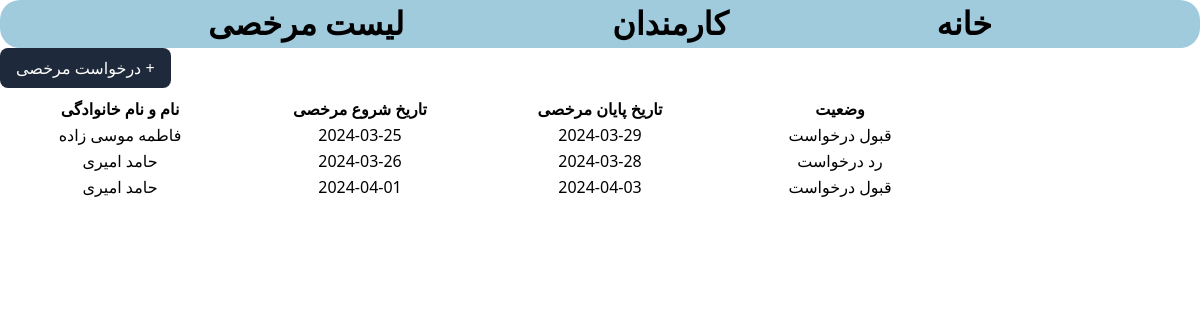
Screenshot of /leave-list with the database file from the repository.
### main.py (models this page shows)
class LeaveRequest(db.Model):
    id = db.Column(db.Integer, primary_key=True)
    employee_id = db.Column(db.Integer, db.ForeignKey('employee.id'), nullable=False)
    start_date = db.Column(db.String(50), nullable=False)
    end_date = db.Column(db.String(50), nullable=False)
    status = db.Column(db.String(10), default='درحال بررسی')
    employee = db.relationship('Employee', backref=db.backref('leave_request', lazy=True))

class Employee(db.Model):
    id = db.Column(db.Integer, primary_key=True)
    name = db.Column(db.String(100), nullable=False)
    leave_balance = db.Column(db.Integer, default=26)

### main.py (the view)
@app.route('/leave-list')
def leaves_list_view():
    leaves = LeaveRequest.query.all()
    return render_template('leaves_list.html', leaves=leaves)

### templates/leaves_list.html (shortened to what this page needs)
<!DOCTYPE html>
<html lang="en">
<head>
    <script src="https://cdn.tailwindcss.com"></script>
</head>
<body >
    <div>
        <aside>
            <ul>
                <li>
                    <a href="leave-list">لیست مرخصی</a>
                </li>
                <li >
                    <a href="/members">کارمندان</a>
                </li>
                <li>
                    <a href="/">خانه</a>
                </li>
            </ul>
        </aside>
        <main>
            <div class="mb-2">
                <a href="/create-leave"><button type="submit" class="bg-slate-800 text-white px-4 py-2 rounded-lg">درخواست مرخصی +</button></a>
            </div>
            <table class="table-fixed w-full text-center">
                <thead>
                    <tr>
                        <th>نام و نام خانوادگی</th>
                        <th>تاریخ شروع مرخصی</th>
                        <th>تاریخ پایان مرخصی</th>
                        <th>وضعیت</th>
                        <th></th>
                    </tr>
                </thead>
                <tbody>
                    {% for leave in leaves %}
                    <tr>
                        <td>{{ leave.employee.name }}</td>
                        <td>{{ leave.start_date }}</td>
                        <td>{{ leave.end_date }}</td>
                        <td>{{ leave.status }}</td>
                        <td>
                        </td>
                    </tr>
                    {% endfor %}
                </tbody>
            </table>
        </main>
    </div>
</body>
</html>

### templates/leaves_list.html (style rules this page uses)
body { background-image: url('http://127.0.0.1:5000/static/5.jpg'); background-size: cover; background-repeat: no-repeat; }
ul { font-family:'B Titr', Times, serif ; font-weight: bold; font-size: 2em; list-style-type: none; padding: 10px; display: flex; border-radius: 20px; justify-content: space-evenly; width: 100%; text-align: center; background-color: #0176a460; margin: 0; }
li { display: inline; }

### rows the page displays
LeaveRequest: employee.name "فاطمه موسی زاده", start_date "2024-03-25", end_date "2024-03-29", status "قبول درخواست"
LeaveRequest: employee.name "حامد امیری", start_date "2024-03-26", end_date "2024-03-28", status "رد درخواست"
LeaveRequest: employee.name "حامد امیری", start_date "2024-04-01", end_date "2024-04-03", status "قبول درخواست"
